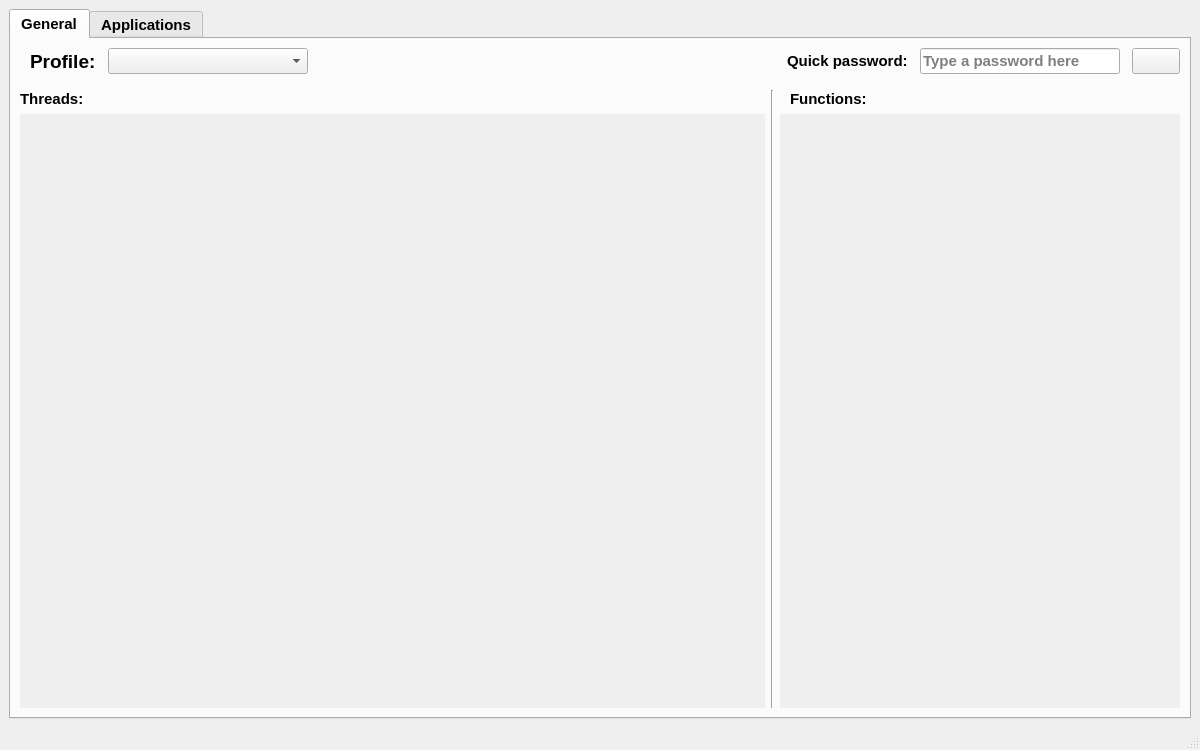
<?xml version="1.0" encoding="UTF-8"?>
<ui version="4.0">
 <class>MainWindow</class>
 <widget class="QMainWindow" name="MainWindow">
  <property name="geometry">
   <rect>
    <x>0</x>
    <y>0</y>
    <width>1200</width>
    <height>750</height>
   </rect>
  </property>
  <property name="minimumSize">
   <size>
    <width>1200</width>
    <height>750</height>
   </size>
  </property>
  <property name="windowTitle">
   <string>Cyan Manager</string>
  </property>
  <widget class="QWidget" name="centralwidget">
   <layout class="QVBoxLayout" name="verticalLayout">
    <item>
     <widget class="QTabWidget" name="tabWidget">
      <property name="font">
       <font>
        <pointsize>11</pointsize>
        <weight>75</weight>
        <bold>true</bold>
       </font>
      </property>
      <property name="tabShape">
       <enum>QTabWidget::Rounded</enum>
      </property>
      <property name="currentIndex">
       <number>0</number>
      </property>
      <widget class="QWidget" name="tab1">
       <attribute name="title">
        <string>General</string>
       </attribute>
       <layout class="QHBoxLayout" name="horizontalLayout_10">
        <item>
         <layout class="QVBoxLayout" name="verticalLayout_13">
          <property name="leftMargin">
           <number>0</number>
          </property>
          <item>
           <layout class="QHBoxLayout" name="horizontalLayout">
            <property name="spacing">
             <number>12</number>
            </property>
            <property name="leftMargin">
             <number>0</number>
            </property>
            <property name="bottomMargin">
             <number>0</number>
            </property>
            <item>
             <widget class="QLabel" name="profile_lbl">
              <property name="font">
               <font>
                <pointsize>14</pointsize>
                <weight>75</weight>
                <bold>true</bold>
               </font>
              </property>
              <property name="text">
               <string>Profile:</string>
              </property>
              <property name="indent">
               <number>10</number>
              </property>
             </widget>
            </item>
            <item>
             <widget class="QComboBox" name="profile">
              <property name="minimumSize">
               <size>
                <width>200</width>
                <height>0</height>
               </size>
              </property>
              <property name="font">
               <font>
                <pointsize>11</pointsize>
                <weight>75</weight>
                <bold>true</bold>
               </font>
              </property>
             </widget>
            </item>
            <item>
             <spacer name="horizontalSpacer_16">
              <property name="orientation">
               <enum>Qt::Horizontal</enum>
              </property>
              <property name="sizeHint" stdset="0">
               <size>
                <width>40</width>
                <height>20</height>
               </size>
              </property>
             </spacer>
            </item>
            <item>
             <widget class="QLabel" name="label_12">
              <property name="text">
               <string>Quick password:</string>
              </property>
             </widget>
            </item>
            <item>
             <widget class="QLineEdit" name="password">
              <property name="sizePolicy">
               <sizepolicy hsizetype="Fixed" vsizetype="Fixed">
                <horstretch>0</horstretch>
                <verstretch>0</verstretch>
               </sizepolicy>
              </property>
              <property name="minimumSize">
               <size>
                <width>200</width>
                <height>0</height>
               </size>
              </property>
              <property name="maximumSize">
               <size>
                <width>200</width>
                <height>16777215</height>
               </size>
              </property>
              <property name="placeholderText">
               <string>Type a password here</string>
              </property>
             </widget>
            </item>
            <item>
             <widget class="QPushButton" name="showTerminal">
              <property name="text">
               <string/>
              </property>
             </widget>
            </item>
           </layout>
          </item>
          <item>
           <spacer name="verticalSpacer">
            <property name="orientation">
             <enum>Qt::Vertical</enum>
            </property>
            <property name="sizeType">
             <enum>QSizePolicy::Fixed</enum>
            </property>
            <property name="sizeHint" stdset="0">
             <size>
              <width>20</width>
              <height>10</height>
             </size>
            </property>
           </spacer>
          </item>
          <item>
           <layout class="QHBoxLayout" name="horizontalLayout_5">
            <property name="topMargin">
             <number>0</number>
            </property>
            <item>
             <layout class="QVBoxLayout" name="verticalLayout_8">
              <property name="rightMargin">
               <number>0</number>
              </property>
              <item>
               <widget class="QLabel" name="label_3">
                <property name="font">
                 <font>
                  <pointsize>11</pointsize>
                  <weight>75</weight>
                  <bold>true</bold>
                 </font>
                </property>
                <property name="text">
                 <string>Threads:</string>
                </property>
                <property name="indent">
                 <number>0</number>
                </property>
               </widget>
              </item>
              <item>
               <widget class="QScrollArea" name="scrollArea">
                <property name="frameShape">
                 <enum>QFrame::NoFrame</enum>
                </property>
                <property name="widgetResizable">
                 <bool>true</bool>
                </property>
                <widget class="QWidget" name="scrollAreaThreads">
                 <property name="geometry">
                  <rect>
                   <x>0</x>
                   <y>0</y>
                   <width>568</width>
                   <height>580</height>
                  </rect>
                 </property>
                 <layout class="QVBoxLayout" name="thread_layout"/>
                </widget>
               </widget>
              </item>
             </layout>
            </item>
            <item>
             <widget class="Line" name="line">
              <property name="orientation">
               <enum>Qt::Vertical</enum>
              </property>
             </widget>
            </item>
            <item>
             <layout class="QVBoxLayout" name="verticalLayout_9">
              <property name="leftMargin">
               <number>0</number>
              </property>
              <item>
               <widget class="QLabel" name="label_4">
                <property name="maximumSize">
                 <size>
                  <width>16777215</width>
                  <height>16777215</height>
                 </size>
                </property>
                <property name="font">
                 <font>
                  <pointsize>11</pointsize>
                  <weight>75</weight>
                  <bold>true</bold>
                 </font>
                </property>
                <property name="text">
                 <string>Functions:</string>
                </property>
                <property name="indent">
                 <number>10</number>
                </property>
               </widget>
              </item>
              <item>
               <widget class="QScrollArea" name="functionArea">
                <property name="maximumSize">
                 <size>
                  <width>400</width>
                  <height>16777215</height>
                 </size>
                </property>
                <property name="frameShape">
                 <enum>QFrame::NoFrame</enum>
                </property>
                <property name="widgetResizable">
                 <bool>true</bool>
                </property>
                <widget class="QWidget" name="scrollAreaWidgetContents">
                 <property name="geometry">
                  <rect>
                   <x>0</x>
                   <y>0</y>
                   <width>400</width>
                   <height>580</height>
                  </rect>
                 </property>
                 <layout class="QVBoxLayout" name="functions_layout"/>
                </widget>
               </widget>
              </item>
             </layout>
            </item>
           </layout>
          </item>
         </layout>
        </item>
       </layout>
      </widget>
      <widget class="QWidget" name="tab2">
       <attribute name="title">
        <string>Applications</string>
       </attribute>
       <layout class="QVBoxLayout" name="verticalLayout_3">
        <property name="spacing">
         <number>0</number>
        </property>
        <property name="leftMargin">
         <number>0</number>
        </property>
        <property name="topMargin">
         <number>0</number>
        </property>
        <property name="rightMargin">
         <number>0</number>
        </property>
        <property name="bottomMargin">
         <number>0</number>
        </property>
        <item>
         <layout class="QHBoxLayout" name="horizontalLayout_2">
          <property name="spacing">
           <number>0</number>
          </property>
          <item>
           <layout class="QVBoxLayout" name="verticalLayout_2">
            <property name="topMargin">
             <number>0</number>
            </property>
            <item>
             <widget class="QScrollArea" name="application_area">
              <property name="sizePolicy">
               <sizepolicy hsizetype="Fixed" vsizetype="Expanding">
                <horstretch>0</horstretch>
                <verstretch>0</verstretch>
               </sizepolicy>
              </property>
              <property name="minimumSize">
               <size>
                <width>800</width>
                <height>0</height>
               </size>
              </property>
              <property name="frameShape">
               <enum>QFrame::NoFrame</enum>
              </property>
              <property name="lineWidth">
               <number>0</number>
              </property>
              <property name="widgetResizable">
               <bool>true</bool>
              </property>
              <widget class="QWidget" name="application_area_widget">
               <property name="geometry">
                <rect>
                 <x>0</x>
                 <y>0</y>
                 <width>800</width>
                 <height>676</height>
                </rect>
               </property>
               <layout class="QVBoxLayout" name="verticalLayout_11">
                <item>
                 <layout class="QHBoxLayout" name="application_area_header">
                  <property name="spacing">
                   <number>6</number>
                  </property>
                  <property name="leftMargin">
                   <number>4</number>
                  </property>
                  <property name="topMargin">
                   <number>4</number>
                  </property>
                  <property name="rightMargin">
                   <number>4</number>
                  </property>
                  <property name="bottomMargin">
                   <number>4</number>
                  </property>
                  <item>
                   <spacer name="horizontalSpacer_8">
                    <property name="orientation">
                     <enum>Qt::Horizontal</enum>
                    </property>
                    <property name="sizeHint" stdset="0">
                     <size>
                      <width>40</width>
                      <height>20</height>
                     </size>
                    </property>
                   </spacer>
                  </item>
                  <item>
                   <widget class="QPushButton" name="save_current_positions">
                    <property name="text">
                     <string>Save current window positions</string>
                    </property>
                   </widget>
                  </item>
                 </layout>
                </item>
                <item>
                 <layout class="QVBoxLayout" name="application_area_layout">
                  <property name="topMargin">
                   <number>5</number>
                  </property>
                 </layout>
                </item>
                <item>
                 <spacer name="verticalSpacer_4">
                  <property name="orientation">
                   <enum>Qt::Vertical</enum>
                  </property>
                  <property name="sizeHint" stdset="0">
                   <size>
                    <width>20</width>
                    <height>40</height>
                   </size>
                  </property>
                 </spacer>
                </item>
               </layout>
              </widget>
             </widget>
            </item>
           </layout>
          </item>
          <item>
           <widget class="Line" name="app_divider">
            <property name="lineWidth">
             <number>0</number>
            </property>
            <property name="orientation">
             <enum>Qt::Vertical</enum>
            </property>
           </widget>
          </item>
          <item>
           <widget class="QScrollArea" name="application_view_panel">
            <property name="sizePolicy">
             <sizepolicy hsizetype="Expanding" vsizetype="Expanding">
              <horstretch>0</horstretch>
              <verstretch>0</verstretch>
             </sizepolicy>
            </property>
            <property name="frameShape">
             <enum>QFrame::Box</enum>
            </property>
            <property name="lineWidth">
             <number>0</number>
            </property>
            <property name="widgetResizable">
             <bool>true</bool>
            </property>
            <widget class="QWidget" name="application_view_widget">
             <property name="geometry">
              <rect>
               <x>0</x>
               <y>0</y>
               <width>380</width>
               <height>682</height>
              </rect>
             </property>
             <layout class="QVBoxLayout" name="application_view_layout">
              <item>
               <widget class="QLabel" name="app_name_lbl">
                <property name="font">
                 <font>
                  <pointsize>16</pointsize>
                  <weight>75</weight>
                  <bold>true</bold>
                 </font>
                </property>
                <property name="text">
                 <string>Application:</string>
                </property>
                <property name="alignment">
                 <set>Qt::AlignCenter</set>
                </property>
               </widget>
              </item>
              <item>
               <spacer name="verticalSpacer_3">
                <property name="orientation">
                 <enum>Qt::Vertical</enum>
                </property>
                <property name="sizeType">
                 <enum>QSizePolicy::Fixed</enum>
                </property>
                <property name="sizeHint" stdset="0">
                 <size>
                  <width>20</width>
                  <height>20</height>
                 </size>
                </property>
               </spacer>
              </item>
              <item>
               <layout class="QHBoxLayout" name="horizontalLayout_3">
                <property name="topMargin">
                 <number>0</number>
                </property>
                <item>
                 <widget class="QLabel" name="appname_lbl">
                  <property name="text">
                   <string>Name:</string>
                  </property>
                 </widget>
                </item>
                <item>
                 <widget class="QLineEdit" name="appname"/>
                </item>
               </layout>
              </item>
              <item>
               <layout class="QHBoxLayout" name="horizontalLayout_9">
                <property name="topMargin">
                 <number>0</number>
                </property>
                <item>
                 <layout class="QVBoxLayout" name="verticalLayout_12">
                  <property name="leftMargin">
                   <number>0</number>
                  </property>
                  <item>
                   <spacer name="verticalSpacer_7">
                    <property name="orientation">
                     <enum>Qt::Vertical</enum>
                    </property>
                    <property name="sizeHint" stdset="0">
                     <size>
                      <width>20</width>
                      <height>40</height>
                     </size>
                    </property>
                   </spacer>
                  </item>
                  <item>
                   <widget class="QLabel" name="win_pos_lbl">
                    <property name="minimumSize">
                     <size>
                      <width>100</width>
                      <height>0</height>
                     </size>
                    </property>
                    <property name="maximumSize">
                     <size>
                      <width>100</width>
                      <height>16777215</height>
                     </size>
                    </property>
                    <property name="text">
                     <string>Win position</string>
                    </property>
                    <property name="alignment">
                     <set>Qt::AlignCenter</set>
                    </property>
                   </widget>
                  </item>
                  <item>
                   <widget class="QLabel" name="win_size_lbl">
                    <property name="minimumSize">
                     <size>
                      <width>100</width>
                      <height>0</height>
                     </size>
                    </property>
                    <property name="maximumSize">
                     <size>
                      <width>100</width>
                      <height>16777215</height>
                     </size>
                    </property>
                    <property name="text">
                     <string>&amp; size</string>
                    </property>
                    <property name="alignment">
                     <set>Qt::AlignCenter</set>
                    </property>
                   </widget>
                  </item>
                  <item>
                   <spacer name="verticalSpacer_6">
                    <property name="orientation">
                     <enum>Qt::Vertical</enum>
                    </property>
                    <property name="sizeHint" stdset="0">
                     <size>
                      <width>20</width>
                      <height>40</height>
                     </size>
                    </property>
                   </spacer>
                  </item>
                 </layout>
                </item>
                <item>
                 <layout class="QVBoxLayout" name="verticalLayout_7">
                  <property name="leftMargin">
                   <number>0</number>
                  </property>
                  <property name="topMargin">
                   <number>0</number>
                  </property>
                  <property name="rightMargin">
                   <number>0</number>
                  </property>
                  <property name="bottomMargin">
                   <number>0</number>
                  </property>
                  <item>
                   <layout class="QHBoxLayout" name="horizontalLayout_13">
                    <property name="topMargin">
                     <number>0</number>
                    </property>
                    <item>
                     <spacer name="horizontalSpacer_10">
                      <property name="orientation">
                       <enum>Qt::Horizontal</enum>
                      </property>
                      <property name="sizeHint" stdset="0">
                       <size>
                        <width>40</width>
                        <height>20</height>
                       </size>
                      </property>
                     </spacer>
                    </item>
                    <item>
                     <widget class="QPushButton" name="y_minus">
                      <property name="minimumSize">
                       <size>
                        <width>30</width>
                        <height>30</height>
                       </size>
                      </property>
                      <property name="maximumSize">
                       <size>
                        <width>30</width>
                        <height>30</height>
                       </size>
                      </property>
                      <property name="text">
                       <string/>
                      </property>
                     </widget>
                    </item>
                    <item>
                     <spacer name="horizontalSpacer_11">
                      <property name="orientation">
                       <enum>Qt::Horizontal</enum>
                      </property>
                      <property name="sizeHint" stdset="0">
                       <size>
                        <width>40</width>
                        <height>20</height>
                       </size>
                      </property>
                     </spacer>
                    </item>
                   </layout>
                  </item>
                  <item>
                   <layout class="QHBoxLayout" name="horizontalLayout_14">
                    <property name="topMargin">
                     <number>0</number>
                    </property>
                    <item>
                     <spacer name="horizontalSpacer_18">
                      <property name="orientation">
                       <enum>Qt::Horizontal</enum>
                      </property>
                      <property name="sizeHint" stdset="0">
                       <size>
                        <width>40</width>
                        <height>20</height>
                       </size>
                      </property>
                     </spacer>
                    </item>
                    <item>
                     <widget class="QPushButton" name="x_minus">
                      <property name="minimumSize">
                       <size>
                        <width>30</width>
                        <height>30</height>
                       </size>
                      </property>
                      <property name="maximumSize">
                       <size>
                        <width>30</width>
                        <height>30</height>
                       </size>
                      </property>
                      <property name="text">
                       <string/>
                      </property>
                     </widget>
                    </item>
                    <item>
                     <spacer name="horizontalSpacer_12">
                      <property name="orientation">
                       <enum>Qt::Horizontal</enum>
                      </property>
                      <property name="sizeType">
                       <enum>QSizePolicy::Fixed</enum>
                      </property>
                      <property name="sizeHint" stdset="0">
                       <size>
                        <width>35</width>
                        <height>20</height>
                       </size>
                      </property>
                     </spacer>
                    </item>
                    <item>
                     <widget class="QPushButton" name="x_plus">
                      <property name="minimumSize">
                       <size>
                        <width>30</width>
                        <height>30</height>
                       </size>
                      </property>
                      <property name="maximumSize">
                       <size>
                        <width>30</width>
                        <height>30</height>
                       </size>
                      </property>
                      <property name="text">
                       <string/>
                      </property>
                     </widget>
                    </item>
                    <item>
                     <spacer name="horizontalSpacer_19">
                      <property name="orientation">
                       <enum>Qt::Horizontal</enum>
                      </property>
                      <property name="sizeHint" stdset="0">
                       <size>
                        <width>40</width>
                        <height>20</height>
                       </size>
                      </property>
                     </spacer>
                    </item>
                   </layout>
                  </item>
                  <item>
                   <layout class="QHBoxLayout" name="horizontalLayout_15">
                    <property name="topMargin">
                     <number>0</number>
                    </property>
                    <item>
                     <spacer name="horizontalSpacer_13">
                      <property name="orientation">
                       <enum>Qt::Horizontal</enum>
                      </property>
                      <property name="sizeHint" stdset="0">
                       <size>
                        <width>40</width>
                        <height>20</height>
                       </size>
                      </property>
                     </spacer>
                    </item>
                    <item>
                     <widget class="QPushButton" name="y_plus">
                      <property name="minimumSize">
                       <size>
                        <width>30</width>
                        <height>30</height>
                       </size>
                      </property>
                      <property name="maximumSize">
                       <size>
                        <width>30</width>
                        <height>30</height>
                       </size>
                      </property>
                      <property name="text">
                       <string/>
                      </property>
                     </widget>
                    </item>
                    <item>
                     <spacer name="horizontalSpacer_14">
                      <property name="orientation">
                       <enum>Qt::Horizontal</enum>
                      </property>
                      <property name="sizeHint" stdset="0">
                       <size>
                        <width>40</width>
                        <height>20</height>
                       </size>
                      </property>
                     </spacer>
                    </item>
                   </layout>
                  </item>
                 </layout>
                </item>
                <item>
                 <layout class="QVBoxLayout" name="verticalLayout_10">
                  <property name="leftMargin">
                   <number>0</number>
                  </property>
                  <property name="topMargin">
                   <number>0</number>
                  </property>
                  <property name="rightMargin">
                   <number>0</number>
                  </property>
                  <property name="bottomMargin">
                   <number>0</number>
                  </property>
                  <item>
                   <layout class="QHBoxLayout" name="horizontalLayout_16">
                    <property name="topMargin">
                     <number>0</number>
                    </property>
                    <item>
                     <spacer name="horizontalSpacer_20">
                      <property name="orientation">
                       <enum>Qt::Horizontal</enum>
                      </property>
                      <property name="sizeHint" stdset="0">
                       <size>
                        <width>40</width>
                        <height>20</height>
                       </size>
                      </property>
                     </spacer>
                    </item>
                    <item>
                     <widget class="QPushButton" name="height_minus">
                      <property name="minimumSize">
                       <size>
                        <width>30</width>
                        <height>30</height>
                       </size>
                      </property>
                      <property name="maximumSize">
                       <size>
                        <width>30</width>
                        <height>30</height>
                       </size>
                      </property>
                      <property name="text">
                       <string/>
                      </property>
                     </widget>
                    </item>
                    <item>
                     <spacer name="horizontalSpacer_21">
                      <property name="orientation">
                       <enum>Qt::Horizontal</enum>
                      </property>
                      <property name="sizeHint" stdset="0">
                       <size>
                        <width>40</width>
                        <height>20</height>
                       </size>
                      </property>
                     </spacer>
                    </item>
                   </layout>
                  </item>
                  <item>
                   <layout class="QHBoxLayout" name="horizontalLayout_17">
                    <property name="topMargin">
                     <number>0</number>
                    </property>
                    <item>
                     <spacer name="horizontalSpacer_22">
                      <property name="orientation">
                       <enum>Qt::Horizontal</enum>
                      </property>
                      <property name="sizeHint" stdset="0">
                       <size>
                        <width>40</width>
                        <height>20</height>
                       </size>
                      </property>
                     </spacer>
                    </item>
                    <item>
                     <widget class="QPushButton" name="width_minus">
                      <property name="minimumSize">
                       <size>
                        <width>30</width>
                        <height>30</height>
                       </size>
                      </property>
                      <property name="maximumSize">
                       <size>
                        <width>30</width>
                        <height>30</height>
                       </size>
                      </property>
                      <property name="text">
                       <string/>
                      </property>
                     </widget>
                    </item>
                    <item>
                     <spacer name="horizontalSpacer_23">
                      <property name="orientation">
                       <enum>Qt::Horizontal</enum>
                      </property>
                      <property name="sizeType">
                       <enum>QSizePolicy::Fixed</enum>
                      </property>
                      <property name="sizeHint" stdset="0">
                       <size>
                        <width>35</width>
                        <height>20</height>
                       </size>
                      </property>
                     </spacer>
                    </item>
                    <item>
                     <widget class="QPushButton" name="width_plus">
                      <property name="minimumSize">
                       <size>
                        <width>30</width>
                        <height>30</height>
                       </size>
                      </property>
                      <property name="maximumSize">
                       <size>
                        <width>30</width>
                        <height>30</height>
                       </size>
                      </property>
                      <property name="text">
                       <string/>
                      </property>
                     </widget>
                    </item>
                    <item>
                     <spacer name="horizontalSpacer_24">
                      <property name="orientation">
                       <enum>Qt::Horizontal</enum>
                      </property>
                      <property name="sizeHint" stdset="0">
                       <size>
                        <width>40</width>
                        <height>20</height>
                       </size>
                      </property>
                     </spacer>
                    </item>
                   </layout>
                  </item>
                  <item>
                   <layout class="QHBoxLayout" name="horizontalLayout_18">
                    <property name="topMargin">
                     <number>0</number>
                    </property>
                    <item>
                     <spacer name="horizontalSpacer_25">
                      <property name="orientation">
                       <enum>Qt::Horizontal</enum>
                      </property>
                      <property name="sizeHint" stdset="0">
                       <size>
                        <width>40</width>
                        <height>20</height>
                       </size>
                      </property>
                     </spacer>
                    </item>
                    <item>
                     <widget class="QPushButton" name="height_plus">
                      <property name="minimumSize">
                       <size>
                        <width>30</width>
                        <height>30</height>
                       </size>
                      </property>
                      <property name="maximumSize">
                       <size>
                        <width>30</width>
                        <height>30</height>
                       </size>
                      </property>
                      <property name="text">
                       <string/>
                      </property>
                     </widget>
                    </item>
                    <item>
                     <spacer name="horizontalSpacer_26">
                      <property name="orientation">
                       <enum>Qt::Horizontal</enum>
                      </property>
                      <property name="sizeHint" stdset="0">
                       <size>
                        <width>40</width>
                        <height>20</height>
                       </size>
                      </property>
                     </spacer>
                    </item>
                   </layout>
                  </item>
                 </layout>
                </item>
               </layout>
              </item>
              <item>
               <spacer name="verticalSpacer_5">
                <property name="orientation">
                 <enum>Qt::Vertical</enum>
                </property>
                <property name="sizeType">
                 <enum>QSizePolicy::Fixed</enum>
                </property>
                <property name="sizeHint" stdset="0">
                 <size>
                  <width>0</width>
                  <height>6</height>
                 </size>
                </property>
               </spacer>
              </item>
              <item>
               <widget class="QLabel" name="label">
                <property name="text">
                 <string>Include win-title keywords:</string>
                </property>
               </widget>
              </item>
              <item>
               <widget class="QPlainTextEdit" name="appinclude">
                <property name="sizePolicy">
                 <sizepolicy hsizetype="Expanding" vsizetype="Minimum">
                  <horstretch>0</horstretch>
                  <verstretch>0</verstretch>
                 </sizepolicy>
                </property>
                <property name="maximumSize">
                 <size>
                  <width>16777215</width>
                  <height>50</height>
                 </size>
                </property>
               </widget>
              </item>
              <item>
               <widget class="QLabel" name="label_2">
                <property name="text">
                 <string>Exclude win-title keywords:</string>
                </property>
               </widget>
              </item>
              <item>
               <widget class="QPlainTextEdit" name="appexclude">
                <property name="sizePolicy">
                 <sizepolicy hsizetype="Expanding" vsizetype="Minimum">
                  <horstretch>0</horstretch>
                  <verstretch>0</verstretch>
                 </sizepolicy>
                </property>
                <property name="maximumSize">
                 <size>
                  <width>16777215</width>
                  <height>50</height>
                 </size>
                </property>
               </widget>
              </item>
              <item>
               <layout class="QVBoxLayout" name="verticalLayout_4">
                <property name="topMargin">
                 <number>0</number>
                </property>
                <item>
                 <layout class="QHBoxLayout" name="horizontalLayout_7">
                  <property name="topMargin">
                   <number>0</number>
                  </property>
                  <item>
                   <widget class="QLabel" name="proc_type_lbl">
                    <property name="text">
                     <string>Process type:</string>
                    </property>
                   </widget>
                  </item>
                  <item>
                   <widget class="QComboBox" name="proc_type">
                    <property name="sizePolicy">
                     <sizepolicy hsizetype="Minimum" vsizetype="Fixed">
                      <horstretch>0</horstretch>
                      <verstretch>0</verstretch>
                     </sizepolicy>
                    </property>
                    <item>
                     <property name="text">
                      <string>exe</string>
                     </property>
                    </item>
                    <item>
                     <property name="text">
                      <string>python</string>
                     </property>
                    </item>
                    <item>
                     <property name="text">
                      <string>chrome</string>
                     </property>
                    </item>
                   </widget>
                  </item>
                  <item>
                   <spacer name="horizontalSpacer_5">
                    <property name="orientation">
                     <enum>Qt::Horizontal</enum>
                    </property>
                    <property name="sizeType">
                     <enum>QSizePolicy::Fixed</enum>
                    </property>
                    <property name="sizeHint" stdset="0">
                     <size>
                      <width>10</width>
                      <height>20</height>
                     </size>
                    </property>
                   </spacer>
                  </item>
                  <item>
                   <widget class="QWidget" name="spacer" native="true">
                    <property name="minimumSize">
                     <size>
                      <width>0</width>
                      <height>26</height>
                     </size>
                    </property>
                    <property name="maximumSize">
                     <size>
                      <width>16777215</width>
                      <height>26</height>
                     </size>
                    </property>
                    <layout class="QHBoxLayout" name="horizontalLayout_20">
                     <item>
                      <spacer name="horizontalSpacer_17">
                       <property name="orientation">
                        <enum>Qt::Horizontal</enum>
                       </property>
                       <property name="sizeHint" stdset="0">
                        <size>
                         <width>29</width>
                         <height>20</height>
                        </size>
                       </property>
                      </spacer>
                     </item>
                    </layout>
                   </widget>
                  </item>
                  <item>
                   <widget class="QLabel" name="appproc_lbl">
                    <property name="text">
                     <string>ID:</string>
                    </property>
                   </widget>
                  </item>
                  <item>
                   <widget class="QLineEdit" name="appproc"/>
                  </item>
                 </layout>
                </item>
               </layout>
              </item>
              <item>
               <layout class="QVBoxLayout" name="verticalLayout_5">
                <property name="topMargin">
                 <number>0</number>
                </property>
                <item>
                 <widget class="QLabel" name="apppath_lbl">
                  <property name="text">
                   <string>Exe path:</string>
                  </property>
                 </widget>
                </item>
                <item>
                 <widget class="QPlainTextEdit" name="apppath">
                  <property name="sizePolicy">
                   <sizepolicy hsizetype="Expanding" vsizetype="Minimum">
                    <horstretch>0</horstretch>
                    <verstretch>0</verstretch>
                   </sizepolicy>
                  </property>
                  <property name="maximumSize">
                   <size>
                    <width>16777215</width>
                    <height>50</height>
                   </size>
                  </property>
                 </widget>
                </item>
               </layout>
              </item>
              <item>
               <layout class="QVBoxLayout" name="verticalLayout_6">
                <property name="topMargin">
                 <number>0</number>
                </property>
                <item>
                 <widget class="QLabel" name="appargs_lbl">
                  <property name="text">
                   <string>Additional arguments:</string>
                  </property>
                 </widget>
                </item>
                <item>
                 <widget class="QLineEdit" name="appargs"/>
                </item>
               </layout>
              </item>
              <item>
               <layout class="QHBoxLayout" name="horizontalLayout_6">
                <property name="topMargin">
                 <number>0</number>
                </property>
                <item>
                 <spacer name="horizontalSpacer_3">
                  <property name="orientation">
                   <enum>Qt::Horizontal</enum>
                  </property>
                  <property name="sizeHint" stdset="0">
                   <size>
                    <width>40</width>
                    <height>20</height>
                   </size>
                  </property>
                 </spacer>
                </item>
                <item>
                 <widget class="QCheckBox" name="runas">
                  <property name="text">
                   <string>Runas:</string>
                  </property>
                 </widget>
                </item>
                <item>
                 <spacer name="horizontalSpacer_4">
                  <property name="orientation">
                   <enum>Qt::Horizontal</enum>
                  </property>
                  <property name="sizeHint" stdset="0">
                   <size>
                    <width>40</width>
                    <height>20</height>
                   </size>
                  </property>
                 </spacer>
                </item>
                <item>
                 <widget class="QCheckBox" name="startup">
                  <property name="text">
                   <string>Startup:</string>
                  </property>
                 </widget>
                </item>
                <item>
                 <spacer name="horizontalSpacer_2">
                  <property name="orientation">
                   <enum>Qt::Horizontal</enum>
                  </property>
                  <property name="sizeHint" stdset="0">
                   <size>
                    <width>40</width>
                    <height>20</height>
                   </size>
                  </property>
                 </spacer>
                </item>
               </layout>
              </item>
              <item>
               <layout class="QHBoxLayout" name="horizontalLayout_4">
                <property name="topMargin">
                 <number>10</number>
                </property>
                <item>
                 <widget class="QPushButton" name="add_app_btn">
                  <property name="text">
                   <string>Add application</string>
                  </property>
                 </widget>
                </item>
                <item>
                 <widget class="QPushButton" name="remove_app_btn">
                  <property name="text">
                   <string>Remove</string>
                  </property>
                 </widget>
                </item>
               </layout>
              </item>
              <item>
               <spacer name="verticalSpacer_2">
                <property name="orientation">
                 <enum>Qt::Vertical</enum>
                </property>
                <property name="sizeHint" stdset="0">
                 <size>
                  <width>20</width>
                  <height>40</height>
                 </size>
                </property>
               </spacer>
              </item>
              <item>
               <widget class="QPushButton" name="create_app_btn">
                <property name="text">
                 <string>Create new application</string>
                </property>
               </widget>
              </item>
             </layout>
            </widget>
           </widget>
          </item>
         </layout>
        </item>
       </layout>
      </widget>
     </widget>
    </item>
   </layout>
  </widget>
  <widget class="QStatusBar" name="statusbar"/>
 </widget>
 <resources/>
 <connections/>
</ui>
